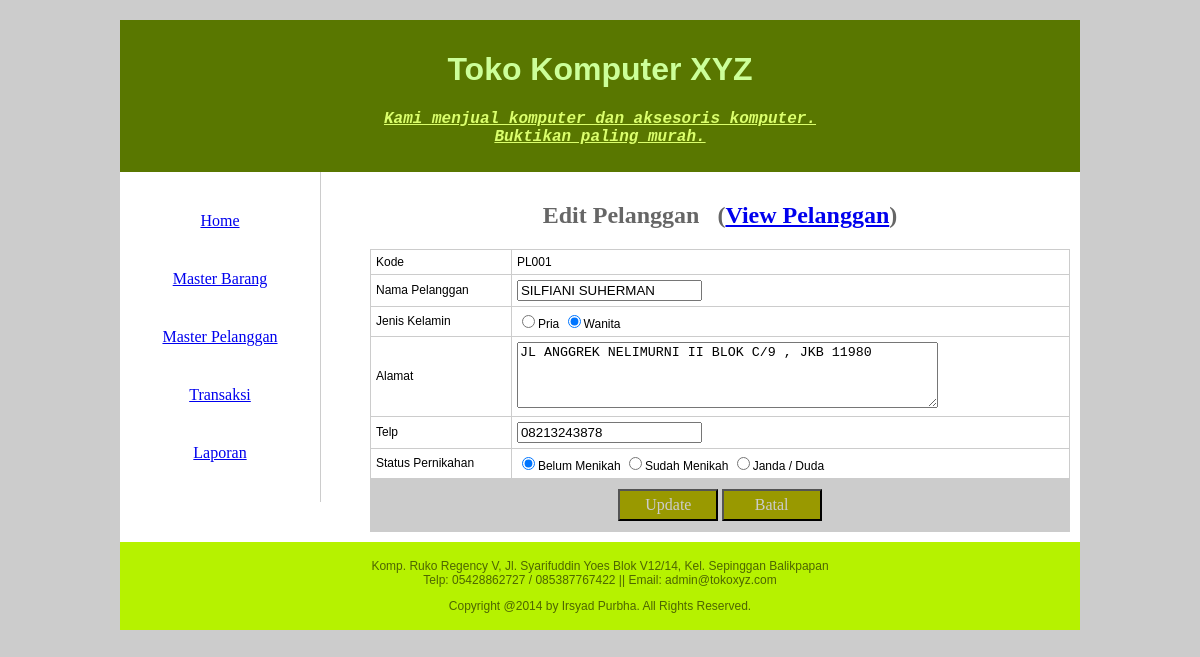
/Pertemuan9/index.php?page=edit_pelanggan&kdpel=PL001, run on the app's committed database.
### tables this page shows
CREATE TABLE `pelanggan` (
  `kdpel` varchar(5) NOT NULL,
  `pel_nama` varchar(50) NOT NULL,
  `pel_jk` int(2) NOT NULL,
  `pel_alamat` varchar(100) NOT NULL,
  `pel_telp` varchar(20) NOT NULL,
  `pel_kawin` int(2) NOT NULL,
  `pel_create` datetime NOT NULL,
  `pel_update` timestamp NULL DEFAULT NULL ON UPDATE current_timestamp(),
  PRIMARY KEY (`kdpel`)
);

### Pertemuan9/pelanggan/data_pelanggan.php (called while the page is built, shortened)
<?php
	function ambil_pelanggan($kode=NULL)
	{
		$konek = con();
		if ($kode != NULL) { $cari="WHERE kdpel = '$kode'"; } else { $cari=""; }
		$query = mysqli_query($konek,"SELECT * FROM pelanggan $cari ORDER BY kdpel ASC");
		if (!$query) { echo mysqli_error($konek); } else { return $query; }
	}
?>

### Pertemuan9/pelanggan/edit_pelanggan.php (the view, shortened to what this page needs)
<?php
	$data = ambil_pelanggan($_GET['kdpel']);
	while($row = mysqli_fetch_array($data))
	{
		$kdpel = $row['kdpel'];
		$pel_nama = $row['pel_nama'];
		$pel_jk = $row['pel_jk'];
		$pel_alamat = $row['pel_alamat'];
		$pel_telp = $row['pel_telp'];
		$pel_kawin = $row['pel_kawin'];
	}
?>
<h2>
	Edit Pelanggan &nbsp;
	(<a href="index.php?page=master_pelanggan">View Pelanggan</a>)
</h2>
<table>
    <form action="index.php?page=master_pelanggan" method="post" onsubmit="return cekform()">
    <tr><td>Kode</td><td><?php echo $kdpel ?></td></tr>
    <tr>
    	<td>Nama Pelanggan</td>
        <td><input type="text" name="pel_nama" maxlength="25" size="20" value="<?php echo $pel_nama ?>"></td>
    </tr>
    <tr>
    	<td>Jenis Kelamin</td>
        <td>
        	<?php
        		if ($pel_jk == 1 ) { $value_pria = 'checked="checked"'; } else { $value_pria = ''; }
        		if ($pel_jk == 0 ) { $value_wanita = 'checked="checked"'; } else { $value_wanita = ''; }
				echo '<input type="radio" value="1"'.$value_pria.' name="pel_jk"/>Pria&nbsp;';
				echo '<input type="radio" value="0"'.$value_wanita.' name="pel_jk"/>Wanita';
			?>
	    </td>
    </tr>
    <tr>
    	<td>Alamat</td>
        <td><textarea name="pel_alamat" rows="4" cols="50"><?php echo $pel_alamat; ?></textarea></td></tr>
    <tr>
    	<td>Telp</td>
        <td><input type="text" name="pel_telp" maxlength="25" size="20" value="<?php echo $pel_telp ?>"></td>
    </tr>
    <tr>
    	<td>Status Pernikahan</td>
        <td>
        	<?php
				if ($pel_kawin == 0) { $value0 = 'checked="checked"'; } else { $value0 = ''; }
				if ($pel_kawin == 1) { $value1 = 'checked="checked"'; } else { $value1 = ''; }
				if ($pel_kawin == 2) { $value2 = 'checked="checked"'; } else { $value2 = ''; }
	     		echo '<input type="radio" value="0"'.$value0.' name="pel_kawin" />Belum Menikah&nbsp;';
    	       	echo '<input type="radio" value="1"'.$value1.' name="pel_kawin" />Sudah Menikah&nbsp;';
        	   	echo '<input type="radio" value="2"'.$value2.' name="pel_kawin" />Janda / Duda';
			?>
        </td>
   	</tr>
    <tr>
    	<td colspan="2" class="table_footer">
            <input type="submit" value="Update">&nbsp;<input type="reset" value="Batal">
        </td>
    </tr>
	</form>
</table>

### Pertemuan9/css/table.css (style rules this page uses)
td { border: 1px solid #CCC; font-family: "Trebuchet MS", Arial, Helvetica, sans-serif; font-size: 12px; margin: 0px; padding: 5px; }
table { border-collapse: collapse; padding: 0px; width: 100%; margin: 0px; }
input[type=submit],input[type=reset] { margin: 0px; padding: 5px; font-family: "Comic Sans MS", cursive; font-size: 16px; color: #CCC; background-color: #990; font-weight: normal; width: 100px; }
.table_footer { background-color: #CCC; text-align: center; margin: 0px; padding: 10px; }

### Pertemuan9/css/design.css (style rules this page uses)
h2 { font-family: "Comic Sans MS", cursive; color: #666; text-align: center; width: 100%; }
body { background-color: #CCC; margin: 0px; padding: 0px; }

### data on the page
pelanggan: kdpel "PL001", pel_nama "SILFIANI SUHERMAN", pel_alamat "JL ANGGREK NELIMURNI II BLOK C/9 , JKB 11980", pel_telp "08213243878"
